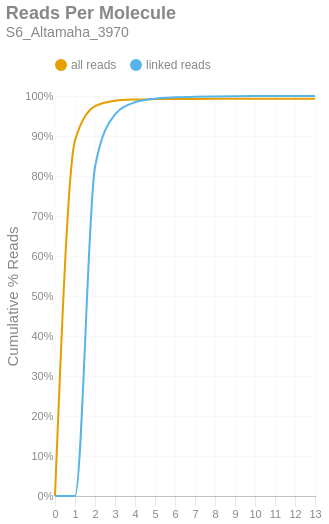

Here is the notebook cell this chart was saved with:
### Markdown cell above
### Reads per Molecule
This chart shows the cumulative distribution of the number of reads per linked molecule. That is, how many alignments are associated with a unique molecule. This excludes the number of reads associated with invalid or absent linked-read barcodes. The `linked` histogram is the percentages recalculated when disregarding singletons.

### Code cell
if SKIPLR:
    print_html(f"Skipped")
else:
    counts = np.bincount(valids['reads'].cast(pl.Int64).to_numpy())
    weighted = counts * np.arange(len(counts))
    all_perc = weighted / n_reads
    linked_perc = weighted / n_linked_reads
    linked_perc[1] = 0
    binned_df = pl.DataFrame({
        'readsper': list(range(len(counts))),
        'all reads (cumsum)': np.cumsum(all_perc).tolist(),
        'linked reads (cumsum)': np.cumsum(linked_perc).tolist(),
    })

    with SafeRender(binned_df):
        (
            density_plot(binned_df, 'Reads Per Molecule', samplename, 'readspmol')
            .encode(
                x=alt.X('readsper:O', title=None).axis(labelAngle=0).scale(padding=0),
                y=alt.Y('value:Q', title='Cumulative % Reads').axis(format='%').stack(False),
                color=alt.Color("key:N").scale(domain=["all reads", "linked reads"]),
                tooltip=[
                    alt.Tooltip("key:N", title="Data Type"),
                    alt.Tooltip("readsper:O", title="Reads Per Molecule"),
                    alt.Tooltip("value:Q", format=".2%", title="% Reads (Cum.)")
                ]            
            )
        ).display()

### Figure 1 — Vega-Lite specification as saved in the notebook (floating-point values rounded to 4 significant figures)
{"width": "container", "height": 400, "config": {"title": {"anchor": "start", "dy": -15, "fontSize": 18, "color": "#888888", "subtitleColor": "#888888", "subtitleFontSize": 14}, "arc": {"fill": "#0072B2"}, "axis": {"domainColor": "#888888", "domainWidth": 0.5, "gridWidth": 0.2, "grid": false, "titleFontWeight": 400, "titleFontSize": 15, "labelFontSize": 11, "labelColor": "#888888", "tickColor": "#888888", "tickWidth": 0.2, "titleColor": "#888888"}, "axisBand": {"grid": false}, "axisX": {"grid": true, "tickSize": 10, "domainCap": "round"}, "axisY": {"domain": false, "grid": true, "tickSize": 0, "domainCap": "round"}, "background": "transparent", "header": {"labelFontSize": 15, "labelColor": "#888888", "titleFontSize": 15, "titleFontWeight": 600, "titleColor": "#888888"}, "legend": {"labelFont": "sans-serif", "labelFontSize": 12, "labelColor": "#888888", "symbolSize": 100, "symbolType": "circle", "titleFontSize": 12, "titlePadding": 10, "titleColor": "#888888", "title": null, "orient": "top"}, "range": {"category": ["#E69F00", "#56B4E9", "#009E73", "#F0E442", "#0072B2", "#D55E00", "#CC79A7", "#000000"], "diverging": ["#cfe8f3", "#a2d4ec", "#73bfe2", "#46abdb", "#1696d2", "#12719e"]}, "area": {"fill": "#0072B2", "fillOpacity": 0.7, "line": true, "strokeOpacity": 0.7}, "line": {"color": "#0072B2", "stroke": "#0072B2", "strokeWidth": 2}, "trail": {"color": "#0072B2", "stroke": "#0072B2", "strokeWidth": 0, "size": 1}, "point": {"filled": true, "fillOpacity": 1.0, "size": 95}, "text": {"color": "#888888", "fontSize": 11, "align": "right", "fontWeight": 400, "size": 11}, "bar": {"fill": "#0072B2", "stroke": null}, "view": {"stroke": null, "continuousWidth": 660, "continuousHeight": 400}}, "data": {"name": "data-4fc0dc63969807b3072a6965b18fcb74"}, "mark": {"type": "line", "interpolate": "monotone", "point": {"opacity": 0, "size": 275}}, "encoding": {"color": {"field": "key", "scale": {"domain": ["all reads", "linked reads"]}, "type": "nominal"}, "tooltip": [{"field": "key", "title": "Data Type", "type": "nominal"}, {"field": "readsper", "title": "Reads Per Molecule", "type": "ordinal"}, {"field": "value", "format": ".2%", "title": "% Reads (Cum.)", "type": "quantitative"}], "x": {"axis": {"labelAngle": 0}, "field": "readsper", "scale": {"padding": 0}, "title": null, "type": "ordinal"}, "y": {"axis": {"format": "%"}, "field": "value", "stack": false, "title": "Cumulative % Reads", "type": "quantitative"}}, "params": [{"name": "param_c36ac31b6afebe62", "select": {"type": "point", "fields": ["key"]}, "bind": "legend"}], "title": {"text": "Reads Per Molecule", "subtitle": "S6_Altamaha_3970"}, "transform": [{"fold": ["all reads (cumsum)", "linked reads (cumsum)"]}, {"calculate": "replace(datum.key, ' (cumsum)', '')", "as": "key"}, {"filter": {"param": "param_c36ac31b6afebe62"}}], "usermeta": {"embedOptions": {"downloadFileName": "S6_Altamaha_3970.readspmol"}}, "$schema": "https://vega.github.io/schema/vega-lite/v6.1.0.json", "datasets": {"data-4fc0dc63969807b3072a6965b18fcb74": [{"readsper": 0, "all reads (cumsum)": 0.0, "linked reads (cumsum)": 0.0}, {"readsper": 1, "all reads (cumsum)": 0.8884, "linked reads (cumsum)": 0.0}, {"readsper": 2, "all reads (cumsum)": 0.9744, "linked reads (cumsum)": 0.8226}, {"readsper": 3, "all reads (cumsum)": 0.9881, "linked reads (cumsum)": 0.9539}, {"readsper": 4, "all reads (cumsum)": 0.9913, "linked reads (cumsum)": 0.9842}, {"readsper": 5, "all reads (cumsum)": 0.9922, "linked reads (cumsum)": 0.9934}, {"readsper": 6, "all reads (cumsum)": 0.9926, "linked reads (cumsum)": 0.9968}, {"readsper": 7, "all reads (cumsum)": 0.9928, "linked reads (cumsum)": 0.9983}, {"readsper": 8, "all reads (cumsum)": 0.9928, "linked reads (cumsum)": 0.999}, {"readsper": 9, "all reads (cumsum)": 0.9929, "linked reads (cumsum)": 0.9995}, {"readsper": 10, "all reads (cumsum)": 0.9929, "linked reads (cumsum)": 0.9997}, {"readsper": 11, "all reads (cumsum)": 0.9929, "linked reads (cumsum)": 0.9998}, {"readsper": 12, "all reads (cumsum)": 0.9929, "linked reads (cumsum)": 0.9998}, {"readsper": 13, "all reads (cumsum)": 0.9929, "linked reads (cumsum)": 1.0}]}}
